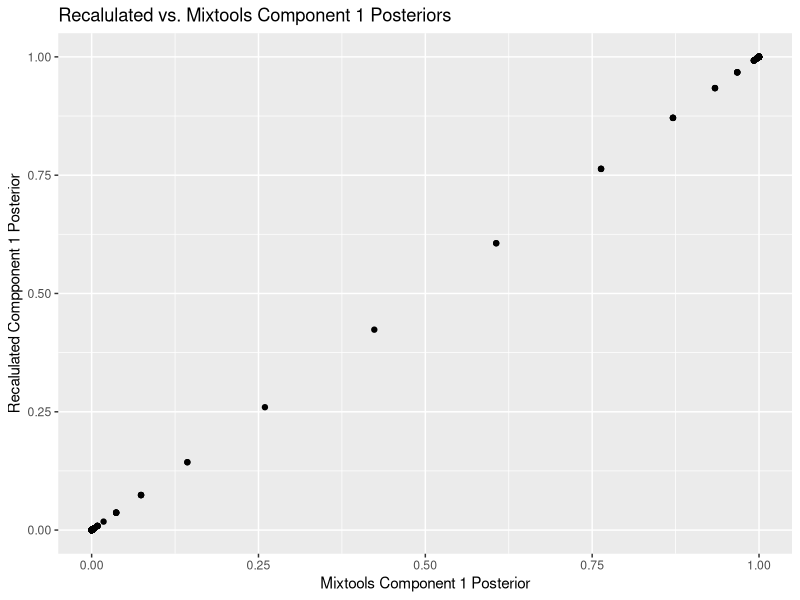
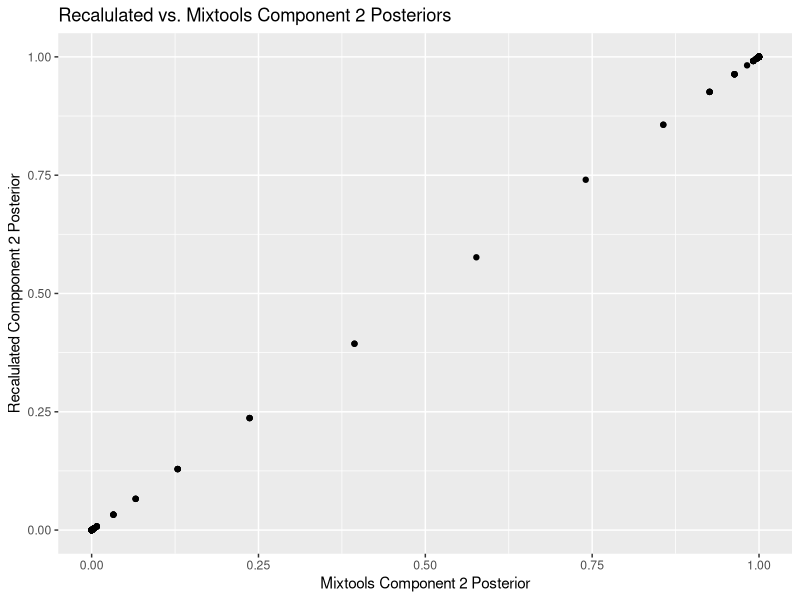
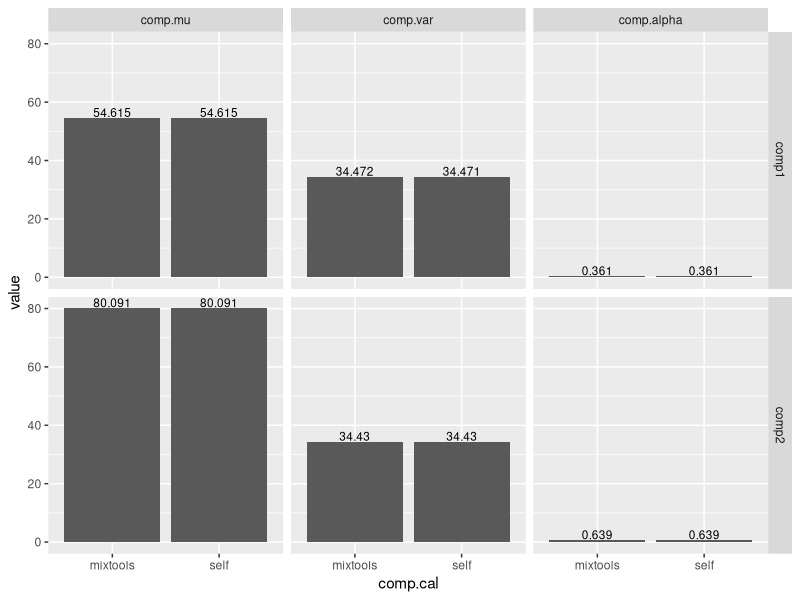
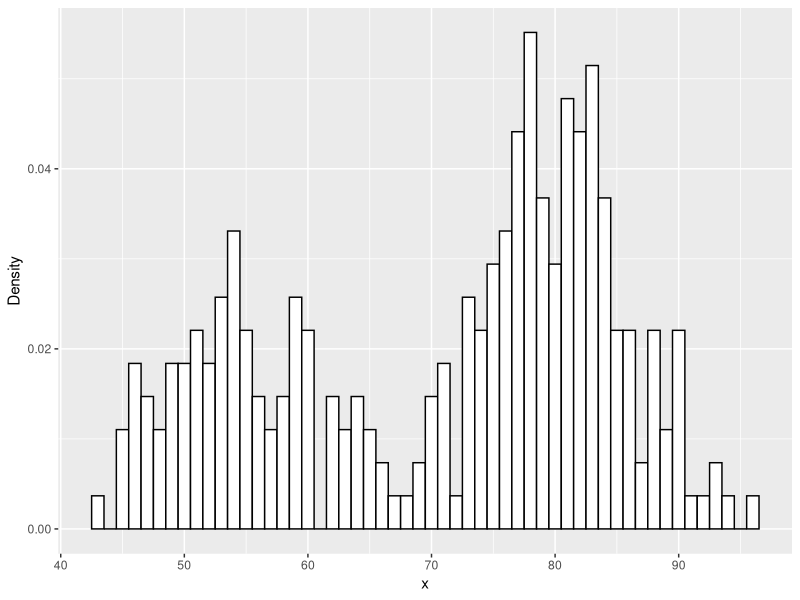
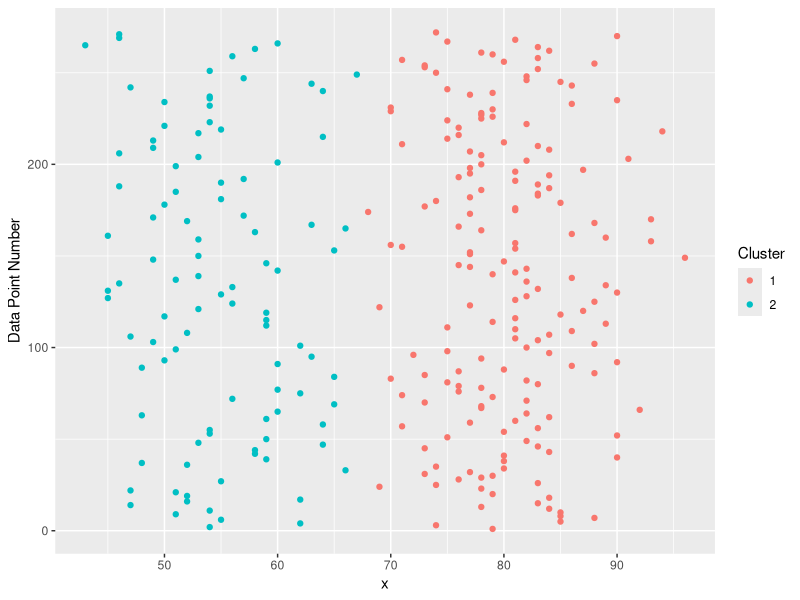

Here is the R script that generated these plots, in order:
## ---- chunk 1
library("DiagrammeR")
grViz("
  digraph dot {

    graph [compound = true, nodesep = .5, ranksep = .25,
           color = crimson,
           /*, rankdir='LR', style=filled, fillcolor = blue*/
          ]

			subgraph cluster1 {
				node [fixedsize = true]
				mu [shape = square, label = '&mu;@_{k}'];
				sigma [shape = square, label = '&sigma;@^{2}@_{k}'];
				label = 'K';
			}
  }
  ",
engine = "dot")

## ---- chunk 2
library("dplyr")
library("mixtools")
library("ggplot2")
library("reshape2")

#' Plot a Mixture Component
#' 
#' @param x Input Data
#' @param mu Mean of Component
#' @param sigma Standard of Component
#' @param lam Mixture Weight of Component
plot_mix_comps <- function(x, mu, sigma, lam) {
  lam * dnorm(x, mu, sigma)
}

set.seed(1)
wait <- faithful$waiting
mixmdl <- normalmixEM(wait, k = 2)

post.df <- as.data.frame(cbind(x = mixmdl$x, mixmdl$posterior))
head(post.df, 10)  # Retrieve first 10 rows
## ---- chunk 3
comp1.prod <- dnorm(66, mixmdl$mu[1], mixmdl$sigma[1]) * mixmdl$lambda[1]
## ---- chunk 4
comp2.prod <- dnorm(66, mixmdl$mu[2], mixmdl$sigma[2]) * mixmdl$lambda[2]

normalizer <- comp1.prod + comp2.prod
## ---- chunk 5
comp1.prod / normalizer
## ---- chunk 6
comp1.prod <- dnorm(x = mixmdl$x, mean = mixmdl$mu[1], 
										sd = mixmdl$sigma[1]) * mixmdl$lambda[1]

comp2.prod <- dnorm(x = mixmdl$x, mean = mixmdl$mu[2], 
										sd = mixmdl$sigma[2]) * mixmdl$lambda[2]

normalizer <- comp1.prod + comp2.prod

comp1.post <- comp1.prod / normalizer
comp2.post <- comp2.prod / normalizer
## ---- chunk 7
post.df %>%
  mutate(comp.1.recal = comp1.post) %>%
  ggplot(aes(x = comp.1, y = comp.1.recal)) +
  geom_point() +
  xlab("Mixtools Component 1 Posterior") +
  ylab("Recalulated Compponent 1 Posterior") +
  ggtitle("Recalulated vs. Mixtools Component 1 Posteriors")
## ---- chunk 8
post.df %>%
  mutate(comp.2.recal = comp2.post) %>%
  ggplot(aes(x = comp.2, y = comp.2.recal)) +
  geom_point() +
  xlab("Mixtools Component 2 Posterior") +
  ylab("Recalulated Compponent 2 Posterior") +
  ggtitle("Recalulated vs. Mixtools Component 2 Posteriors")
## ---- chunk 9
comp1.n <- sum(mixmdl$posterior[, 1])
comp2.n <- sum(mixmdl$posterior[, 2])

comp1.mu <- 1/comp1.n * sum(mixmdl$posterior[, 1] * mixmdl$x)
comp2.mu <- 1/comp2.n * sum(mixmdl$posterior[, 2] * mixmdl$x)

comp1.var <- sum(mixmdl$posterior[, 1] * (mixmdl$x - comp1.mu)^2) * 1/comp1.n
comp2.var <- sum(mixmdl$posterior[, 2] * (mixmdl$x - comp2.mu)^2) * 1/comp2.n

comp1.alpha <- comp1.n / length(mixmdl$x)
comp2.alpha <- comp2.n / length(mixmdl$x)

comp.params.df <- data.frame(comp = c("comp1", "comp2"),
                             comp.mu = c(comp1.mu, comp2.mu),
                             comp.var = c(comp1.var, comp2.var),
                             comp.alpha = c(comp1.alpha, comp2.alpha),
                             comp.cal = c("self", "self"))

mixtools.comp.params.df <- data.frame(comp = c("comp1", "comp2"),
                                      comp.mu = mixmdl$mu, 
                                      comp.var = mixmdl$sigma^2,
                                      comp.alpha = mixmdl$lambda,
                                      comp.cal = c("mixtools", "mixtools"))
## ---- chunk 10
rbind(comp.params.df, mixtools.comp.params.df) %>%
  melt %>%
  ggplot(aes(x = comp.cal, y = value)) +
  facet_grid(comp ~ variable) +
	geom_text(aes(label = round(value, 3)), vjust = -0.1, size = 3) +
  geom_bar(stat = "identity")
## ---- chunk 11
data.frame(x = mixmdl$x) %>%
  ggplot() +
  geom_histogram(aes(x, ..density..), binwidth = 1, colour = "black", 
                 fill = "white") +
  stat_function(geom = "line", fun = plot_mix_comps,
                arg = list(mixmdl$mu[1] - 5, mixmdl$sigma[1], lam = mixmdl$lambda[1]),
                colour = "red", lwd = 1.5) +
  stat_function(geom = "line", fun = plot_mix_comps,
                arg = list(mixmdl$mu[2] - 5, mixmdl$sigma[2], lam = mixmdl$lambda[2]),
                colour = "blue", lwd = 1.5) +
  ylab("Density")
## ---- chunk 12
# Already calculate component responsibilities for each data point from above
sum.of.comps <- comp1.prod + comp2.prod
sum.of.comps.ln <- log(sum.of.comps, base = exp(1))
sum(sum.of.comps.ln)
## ---- chunk 13
comp1.prod.shift <- dnorm(x = mixmdl$x, mean = mixmdl$mu[1] - 5, 
                          sd = mixmdl$sigma[1]) * mixmdl$lambda[1]

comp2.prod.shift <- dnorm(x = mixmdl$x, mean = mixmdl$mu[2] - 5, 
													sd = mixmdl$sigma[2]) * mixmdl$lambda[2]

sum.of.comps.shift <- comp1.prod.shift + comp2.prod.shift
sum.of.comps.shift.ln <- log(sum.of.comps.shift, base = exp(1))
sum(sum.of.comps.shift.ln)
## ---- chunk 14
wait.kmeans <- kmeans(wait, 2)
wait.kmeans.cluster <- wait.kmeans$cluster

wait.df <- data_frame(x = wait, cluster = wait.kmeans.cluster)

wait.df %>%
	mutate(num = 1:n()) %>%
	ggplot(aes(y = num, x = x, color = factor(cluster))) +
	geom_point() +
	ylab("Data Point Number") +
	scale_color_discrete(name = "Cluster")
## ---- chunk 15
wait.summary.df <- wait.df %>%
	group_by(cluster) %>%
	summarize(mu = mean(x), std = sd(x), size = n())

wait.summary.df %>%
	dplyr::select(cluster, mu, std)
## ---- chunk 16
wait.summary.df <- wait.summary.df %>%
	mutate(alpha = size / sum(size))

wait.summary.df %>%
	dplyr::select(cluster, size, alpha)
## ---- chunk 17
comp1.init.prod <- dnorm(x = wait, 
                         mean = wait.summary.df[1, ][["mu"]],
                         sd = wait.summary.df[1, ][["std"]]) * 
                   wait.summary.df[1, ][["alpha"]]

comp2.init.prod <- dnorm(x = wait, 
                         mean = wait.summary.df[2, ][["mu"]],
                         sd = wait.summary.df[2, ][["std"]]) *
                   wait.summary.df[2, ][["alpha"]]

sum.of.comps.init <- comp1.init.prod + comp2.init.prod
sum.of.comps.init.ln <- log(sum.of.comps.init, base = exp(1))
sum(sum.of.comps.init.ln)
## ---- chunk 18

#' Expectation Step 
#'
#' Calculate the Responsibilites (Posterior Probabilities) that each component
#' has to each data point
e_step <- function(x, mu.vector, sd.vector, alpha.vector) {
	comp1.prod <- dnorm(x, mu.vector[1], sd.vector[1]) * alpha.vector[1]
	comp2.prod <- dnorm(x, mu.vector[2], sd.vector[2]) * alpha.vector[2]
	sum.of.comps <- comp1.prod + comp2.prod
	comp1.post <- comp1.prod / sum.of.comps
	comp2.post <- comp2.prod / sum.of.comps

	sum.of.comps.ln <- log(sum.of.comps, base = exp(1))
	sum.of.comps.ln.sum <- sum(sum.of.comps.ln)

	list("loglik" = sum.of.comps.ln.sum,
			 "posterior.df" = cbind(comp1.post, comp2.post))
}

#' Maximization Step
#'
#' Update the Component Parameters
m_step <- function(x, posterior.df) {
  comp1.n <- sum(posterior.df[, 1])
  comp2.n <- sum(posterior.df[, 2])

	comp1.mu <- 1/comp1.n * sum(posterior.df[, 1] * x)
	comp2.mu <- 1/comp2.n * sum(posterior.df[, 2] * x)

	comp1.var <- sum(posterior.df[, 1] * (x - comp1.mu)^2) * 1/comp1.n
	comp2.var <- sum(posterior.df[, 2] * (x - comp2.mu)^2) * 1/comp2.n

	comp1.alpha <- comp1.n / length(x)
	comp2.alpha <- comp2.n / length(x)
	list("mu" = c(comp1.mu, comp2.mu),
       "var" = c(comp1.var, comp2.var),
       "alpha" = c(comp1.alpha, comp2.alpha))
}

get_loglikelihood <- function(xe_step) {
	normalizer <- sum(posterior.df)
	comp1.post <- posterior.df[, 1] / normalizer
	comp2.post <- posterior.df[, 2] / normalizer


	sum.of.comps <- comp1.prod + comp2.prod
	sum.of.comps.ln <- log(sum.of.comps, base = exp(1))
}
## ---- chunk 19

## ---- chunk 20
for (i in 1:50) {
	if (i == 1) {
		e.step <- e_step(wait, wait.summary.df[["mu"]], wait.summary.df[["std"]], 
													wait.summary.df[["alpha"]])
		m.step <- m_step(wait, e.step[["posterior.df"]])
		cur.loglik <- e.step[["loglik"]]
		loglik.vector <- e.step[["loglik"]]
	} else {
		e.step <- e_step(wait, m.step[["mu"]], sqrt(m.step[["var"]]), m.step[["alpha"]])
		m.step <- m_step(wait, e.step[["posterior.df"]])
		loglik.vector <- c(loglik.vector, e.step[["loglik"]])

		loglik.diff <- abs((cur.loglik - e.step[["loglik"]]))
		if(loglik.diff < 1e-6) {
			break
		} else {
			cur.loglik <- e.step[["loglik"]]
		}
	}
}
loglik.vector
## ---- chunk 21
run_em <- function(x) {

}

## ---- chunk 22
#mixmdl$all.loglik
